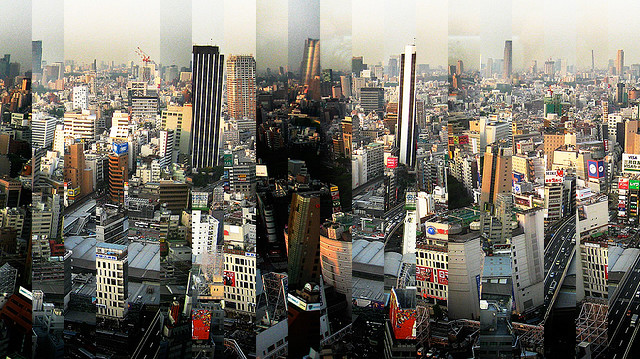
#> input picture images/source.png, 640 x 359 px
$ python unshred.py --in images/source.png --out out.png --strip-width 100   (Python 2 division)
#> lines starting #> are read from the running program, lines starting #| are printed output that depends on the picture
#!/usr/bin/env python
# -*- coding: utf-8 -*-
# Copyright (c) 2011 Mark Streatfield <mstreatfield@gmail.com>
#
# Permission is hereby granted, free of charge, to any person obtaining a
# copy of this software and associated documentation files (the "Software"),
# to deal in the Software without restriction, including without limitation
# the rights to use, copy, modify, merge, publish, distribute, sublicense,
# and/or sell copies of the Software, and to permit persons to whom the
# Software is furnished to do so, subject to the following conditions:
#
# The above copyright notice and this permission notice shall be included in
# all copies or substantial portions of the Software.
#
# THE SOFTWARE IS PROVIDED "AS IS", WITHOUT WARRANTY OF ANY KIND, EXPRESS OR
# IMPLIED, INCLUDING BUT NOT LIMITED TO THE WARRANTIES OF MERCHANTABILITY,
# FITNESS FOR A PARTICULAR PURPOSE AND NONINFRINGEMENT. IN NO EVENT SHALL
# THE AUTHORS OR COPYRIGHT HOLDERS BE LIABLE FOR ANY CLAIM, DAMAGES OR OTHER
# LIABILITY, WHETHER IN AN ACTION OF CONTRACT, TORT OR OTHERWISE, ARISING
# FROM, OUT OF OR IN CONNECTION WITH THE SOFTWARE OR THE USE OR OTHER
# DEALINGS IN THE SOFTWARE.

import math

from PIL import Image

class Unshredder(object):

    def __init__(self, in_, width):

#> called with in_ = 'images/source.png', width = 100
        self.input = Image.open(in_)
#> self.input is the input picture: PIL image 640x359 RGBA; mean R, G, B, A 118.7, 114.3, 104.7, 255
        self.shred_width = width
        self.number_of_shreds = self.input.size[0] / self.shred_width
#> self.number_of_shreds = 6

    def _get_shreds(self):

        shreds = []

        for i in range(self.number_of_shreds):
            x1 = self.shred_width * i
            y1 = 0
            x2 = x1 + self.shred_width
            y2 = self.input.size[1]

            shreds.append(self.input.crop((x1, y1, x2, y2)))
#> after the loop, shreds = 6 items

        return shreds

    def _get_left_pixel_column(self, shred):

        return shred.crop((0, 0, 1, self.input.size[1]))

    def _get_right_pixel_column(self, shred):

        return shred.crop((self.shred_width - 1, 0, self.shred_width, self.input.size[1]))

    def _compare_pixel_columns(self, left, right):

        score = 0

        for y in range(self.input.size[1]):
            left_pixel = left.getpixel((0, y))
            right_pixel = right.getpixel((0, y))

            score += math.sqrt(
                               math.pow(left_pixel[0] - right_pixel[0], 2) +
                               math.pow(left_pixel[1] - right_pixel[1], 2) +
                               math.pow(left_pixel[2] - right_pixel[2], 2)
                              )

        return score

    def unshred(self, out):

        unsorted_shreds = self._get_shreds()
#> unsorted_shreds = 6 items
        sorted_shreds = [unsorted_shreds[0]]
        unsorted_shreds[0].used = True

        for candidate_shred in unsorted_shreds[1:]:
            left_pixel_strip = self._get_left_pixel_column(sorted_shreds[0])
            right_pixel_strip = self._get_right_pixel_column(sorted_shreds[-1])

            best_left_match, best_right_match = None, None
            best_left_score, best_right_score = None, None

            for unsorted_shred in unsorted_shreds[1:]:
                if hasattr(unsorted_shred, "used"):
                    if unsorted_shred.used == True:
                        continue

                left = self._get_left_pixel_column(unsorted_shred)
                right = self._get_right_pixel_column(unsorted_shred)

                left_score = self._compare_pixel_columns(left_pixel_strip, right)
                right_score = self._compare_pixel_columns(right_pixel_strip, left)

                if best_left_score is None or left_score < best_left_score:
                    best_left_score = left_score
                    best_left_match = unsorted_shred

                if best_right_score is None or right_score < best_right_score:
                    best_right_score = right_score
                    best_right_match = unsorted_shred

            if best_right_score < best_left_score:
                sorted_shreds.append(best_right_match)
                best_right_match.used = True

            else:
                sorted_shreds.insert(0, best_left_match)
                best_left_match.used = True
#> this loop made 5 passes
#> best_right_match.used on pass 2: True
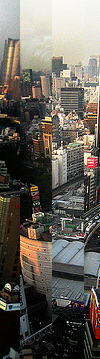
#> best_left_match: PIL image 100x359 RGBA; mean R, G, B, A 101.9, 97.1, 89.2, 255
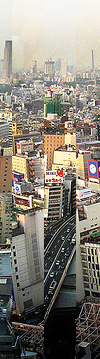
#> unsorted_shred: PIL image 100x359 RGBA; mean R, G, B, A 136.7, 131.1, 120.7, 255
#> after the loop, sorted_shreds = 6 items

        output = Image.new("RGBA", self.input.size)
#> output: PIL image 640x359 RGBA; every value is 0
        for i in range(self.number_of_shreds):
            x1 = self.shred_width * i
            y1 = 0

            output.paste(sorted_shreds[i], (x1, y1))
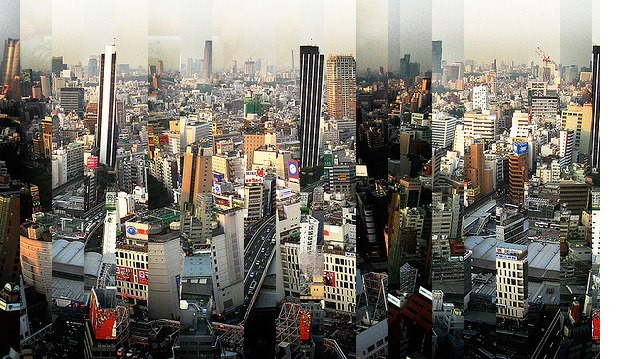
#> output: PIL image 640x359 RGBA; mean R, G, B, A 110.6, 106.6, 97.6, 239.1; transparent parts drawn white

        output.save(out, "JPEG")

if __name__ == "__main__":

    import argparse

    parser = argparse.ArgumentParser(description="Image Unshredder.")
    parser.add_argument("-i", "--in", required=True, dest="in_", help="Path to the input file.")
    parser.add_argument("-o", "--out", required=True, dest="out", help="Path to the output file.")
    parser.add_argument("-w", "--strip-width", required=True, dest="width", type=int, help="The width in pixels of each strip.")

    args = parser.parse_args()

    unshredder = Unshredder(args.in_, args.width)
    unshredder.unshred(args.out)

$ run again, on images/unshredded_fail.png
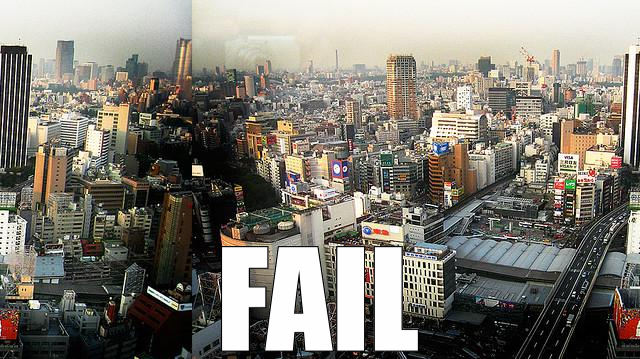
#> input picture images/unshredded_fail.png, 640 x 359 px
#> in __init__, self.input is the input picture: PIL image 640x359 RGB; mean R, G, B 129, 125.2, 116.3
#> after the loop in _get_shreds, `for i in range(self.number_of_shreds):`: shreds = 6 items
#> the loop in unshred, `for candidate_shred in unsorted_shreds[1:]:` made 5 passes
#> after the loop in unshred, `for candidate_shred in unsorted_shreds[1:]:`:
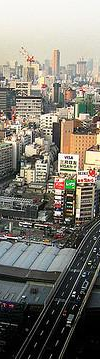
#> best_left_match: PIL image 100x359 RGB; mean R, G, B 125.2, 121.8, 112.6
#> after the loop in unshred, `for i in range(self.number_of_shreds):`:
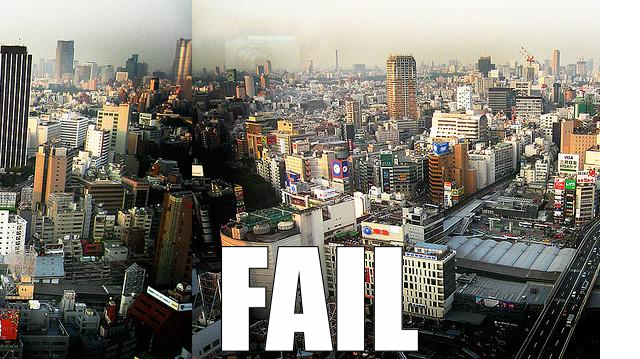
#> output: PIL image 640x359 RGBA; mean R, G, B, A 120.7, 117.4, 109, 239.1; transparent parts drawn white
